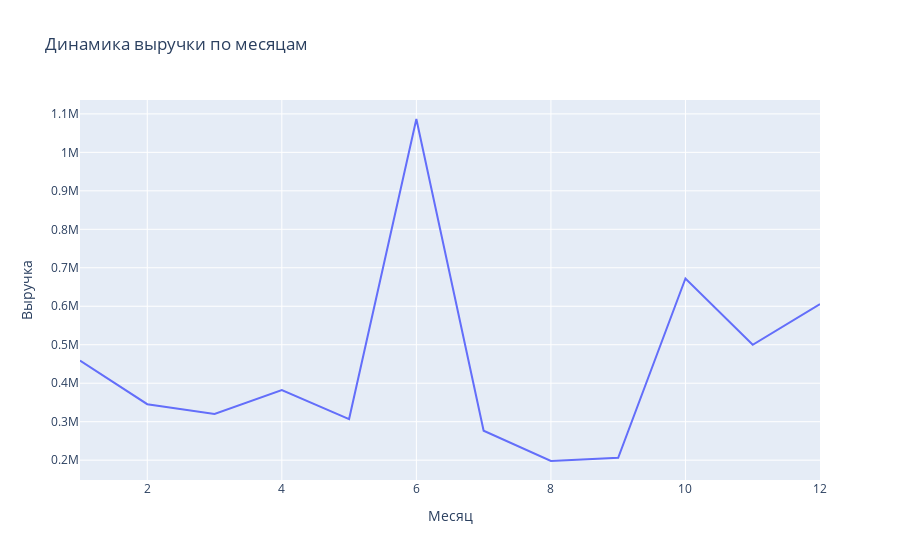
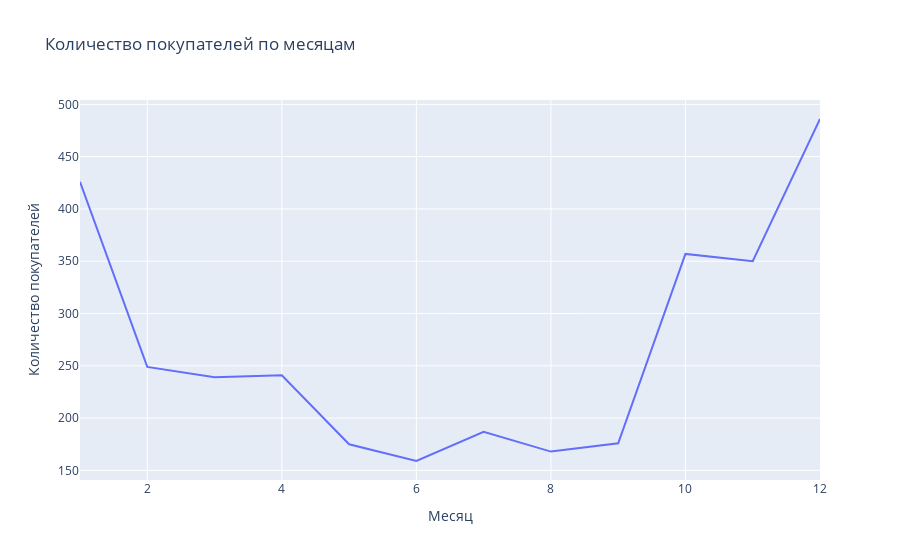

Write notebook code for charts like these, in order.
### Code cell
fig = px.line(grouped_by_date, x='month', y='price_order', title='Динамика выручки по месяцам')
fig.update_layout(
    yaxis_title='Выручка',
    xaxis_title='Месяц')
fig.show()


fig = px.line(grouped_by_date, x='month', y='customer_id', title='Количество покупателей по месяцам')
fig.update_layout(
    yaxis_title='Количество покупателей',
    xaxis_title='Месяц')
fig.show()

### Figure 1 — Plotly figure (JSON) as saved in the notebook; plotly's stock layout.template omitted (floating-point values rounded to 4 significant figures)
{"data": [{"hovertemplate": "month=%{x}<br>price_order=%{y}<extra></extra>", "legendgroup": "", "line": {"color": "#636efa", "dash": "solid"}, "marker": {"symbol": "circle"}, "mode": "lines", "name": "", "orientation": "v", "showlegend": false, "type": "scatter", "x": [1, 2, 3, 4, 5, 6, 7, 8, 9, 10, 11, 12], "xaxis": "x", "y": [458800.0, 345454, 320018, 381915, 306744, 1086681, 276547, 197833, 206022, 672348, 500000.0, 605700.0], "yaxis": "y"}], "layout": {"legend": {"tracegroupgap": 0}, "title": {"text": "Динамика выручки по месяцам"}, "xaxis": {"anchor": "y", "domain": [0, 1], "title": {"text": "Месяц"}}, "yaxis": {"anchor": "x", "domain": [0, 1], "title": {"text": "Выручка"}}}}

### Figure 2 — Plotly figure (JSON) as saved in the notebook; plotly's stock layout.template omitted (floating-point values rounded to 4 significant figures)
{"data": [{"hovertemplate": "month=%{x}<br>customer_id=%{y}<extra></extra>", "legendgroup": "", "line": {"color": "#636efa", "dash": "solid"}, "marker": {"symbol": "circle"}, "mode": "lines", "name": "", "orientation": "v", "showlegend": false, "type": "scatter", "x": [1, 2, 3, 4, 5, 6, 7, 8, 9, 10, 11, 12], "xaxis": "x", "y": [426, 249, 239, 241, 175, 159, 187, 168, 176, 357, 350, 486], "yaxis": "y"}], "layout": {"legend": {"tracegroupgap": 0}, "title": {"text": "Количество покупателей по месяцам"}, "xaxis": {"anchor": "y", "domain": [0, 1], "title": {"text": "Месяц"}}, "yaxis": {"anchor": "x", "domain": [0, 1], "title": {"text": "Количество покупателей"}}}}
